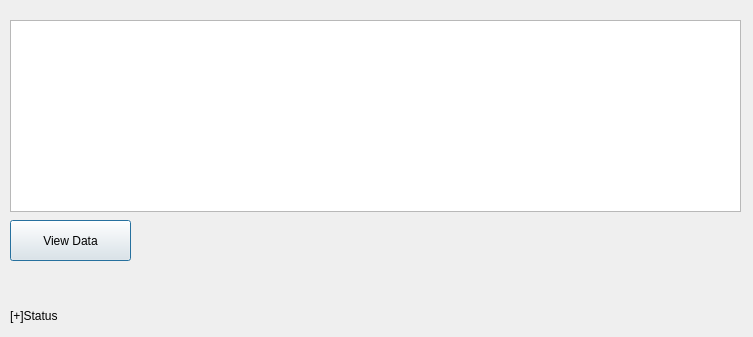
<?xml version="1.0" encoding="UTF-8"?>
<ui version="4.0">
 <class>Dialog</class>
 <widget class="QDialog" name="Dialog">
  <property name="geometry">
   <rect>
    <x>0</x>
    <y>0</y>
    <width>753</width>
    <height>337</height>
   </rect>
  </property>
  <property name="windowTitle">
   <string>Dialog</string>
  </property>
  <widget class="QLabel" name="labelSec">
   <property name="geometry">
    <rect>
     <x>10</x>
     <y>300</y>
     <width>81</width>
     <height>31</height>
    </rect>
   </property>
   <property name="text">
    <string>[+]Status</string>
   </property>
  </widget>
  <widget class="QTableView" name="tableView">
   <property name="geometry">
    <rect>
     <x>10</x>
     <y>20</y>
     <width>731</width>
     <height>192</height>
    </rect>
   </property>
  </widget>
  <widget class="QPushButton" name="pushButton">
   <property name="geometry">
    <rect>
     <x>10</x>
     <y>220</y>
     <width>121</width>
     <height>41</height>
    </rect>
   </property>
   <property name="text">
    <string>View Data</string>
   </property>
  </widget>
 </widget>
 <resources/>
 <connections/>
</ui>
